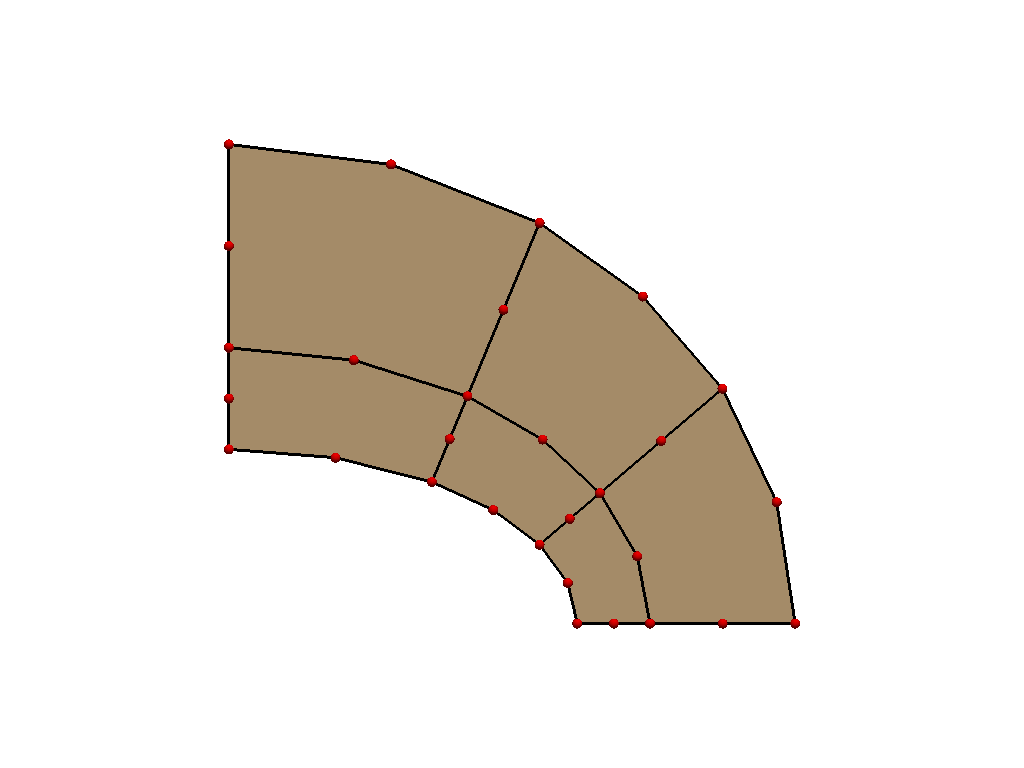

The script that saved this image:
import getfem as gf
import numpy as np
import pyvista as pv

pv.set_plot_theme("document")

mesh = gf.Mesh("empty", 2)
gt = gf.GeoTrans("GT_Q2_INCOMPLETE(2)")
x = [
    2.12968779,
    1.78302097,
    2.0,
    2.41700006,
    1.16499996,
    1.36939037,
    0.0,
    0.0,
    2.83276558,
    3.25,
    1.78299999,
    0.0,
    1.95635438,
    1.94499898,
    2.20849991,
    2.34407163,
    1.26719522,
    0.71696496,
    0.0,
    0.611832142,
    2.48122668,
    2.83349991,
    3.14396143,
    1.57619524,
    1.8002671,
    2.37534261,
    0.930445969,
    0.0,
    1.51729536,
]
y = [
    0.748563945,
    0.453000009,
    0.0,
    0.0,
    0.812830687,
    1.30441773,
    1.58299994,
    1.0,
    1.34800005,
    0.0,
    2.29920578,
    2.75,
    0.600781977,
    0.232905,
    0.0,
    0.385926574,
    1.05862427,
    1.51175106,
    1.29149997,
    0.952058494,
    1.04828203,
    0.0,
    0.696732461,
    1.80181181,
    1.05625403,
    1.87690723,
    2.63489246,
    2.16650009,
    0.651501119,
]

mesh.add_convex(
    gt,
    [
        [x[0], x[12], x[1], x[15], x[13], x[3], x[14], x[2]],
        [y[0], y[12], y[1], y[15], y[13], y[3], y[14], y[2]],
    ],
)
mesh.add_convex(
    gt,
    [
        [x[4], x[16], x[5], x[19], x[17], x[7], x[18], x[6]],
        [y[4], y[16], y[5], y[19], y[17], y[7], y[18], y[6]],
    ],
)
mesh.add_convex(
    gt,
    [
        [x[8], x[20], x[0], x[22], x[15], x[9], x[21], x[3]],
        [y[8], y[20], y[0], y[22], y[15], y[9], y[21], y[3]],
    ],
)
mesh.add_convex(
    gt,
    [
        [x[10], x[23], x[5], x[25], x[24], x[8], x[20], x[0]],
        [y[10], y[23], y[5], y[25], y[24], y[8], y[20], y[0]],
    ],
)
mesh.add_convex(
    gt,
    [
        [x[5], x[23], x[10], x[17], x[26], x[6], x[27], x[11]],
        [y[5], y[23], y[10], y[17], y[26], y[6], y[27], y[11]],
    ],
)
mesh.add_convex(
    gt,
    [
        [x[5], x[16], x[4], x[24], x[28], x[0], x[12], x[1]],
        [y[5], y[16], y[4], y[24], y[28], y[0], y[12], y[1]],
    ],
)

mesh.save("coarse-quadrilateron-2d.msh")
mesh.export_to_vtk("coarse-quadrilateron-2d.vtk", "ascii")

mesh = pv.read("coarse-quadrilateron-2d.vtk")

plotter = pv.Plotter()
plotter.add_mesh(mesh)
plotter.add_mesh(
    mesh.separate_cells().extract_feature_edges(),
    show_edges=True,
    line_width=3,
    color="black",
)
plotter.add_points(
    mesh.points, render_points_as_spheres=True, point_size=10.0, color="red"
)
plotter.show(cpos="xy", screenshot="coarse-quadrilateron-2d.png")
